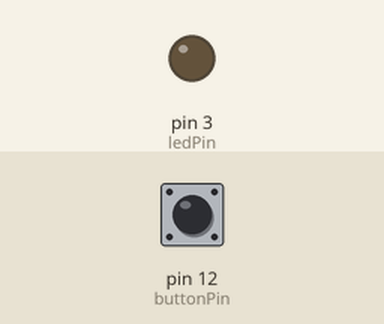
Simulated run of this sketch. Board: Arduino Uno, built with avr-gcc and run on an emulated ATmega328P. On the bench: output pins drawn as LEDs (lit = HIGH). The test bench sets the inputs (shaded band); at power-on: pin 12 (buttonPin) HIGH.

Above: at 1.2 s.
1.3 s: pin 12 (buttonPin) pulled LOW for 0.15 s
At 1.7 s:
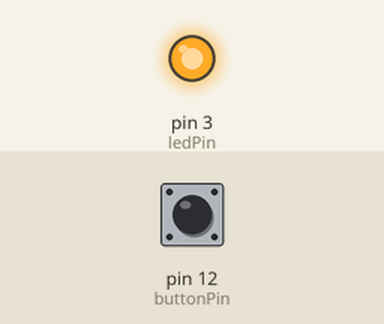
2.9 s: pin 12 (buttonPin) pulled LOW for 1 s
At 4.1 s:
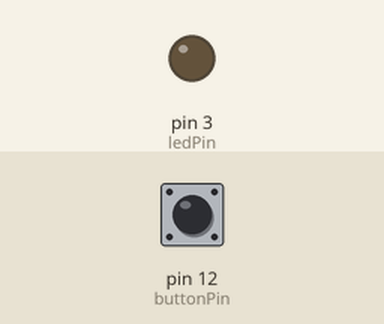
5.4 s: pin 12 (buttonPin) pulled LOW for 3.2 s
At 6.0 s:
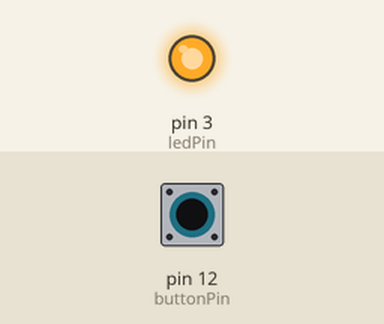
Timing chart, 0 to 8.4 s (numbered marks = the images above; inputs shaded):
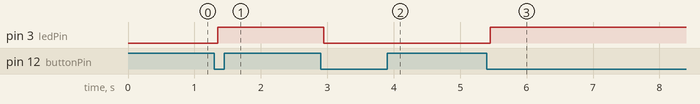

Measured:
- after the input at 1.3 s, pin 3 (ledPin): LOW → HIGH after 0.05 s
- after the input at 2.9 s, pin 3 (ledPin): HIGH → LOW after 0.05 s
- after the input at 5.4 s, pin 3 (ledPin): LOW → HIGH after 0.05 s

The sketch:

codigo01.ino
```cpp
const int buttonPin = 12;
const int ledPin = 3;

int lastButtonState = HIGH;
int buttonState;
int ledState = LOW;

unsigned long lastDebounceTime = 0;
unsigned long debounceDelay = 50;

void setup() {
  pinMode(buttonPin, INPUT_PULLUP);
  pinMode(ledPin, OUTPUT);
}

void loop() {
  int buttonRead = digitalRead(buttonPin);

  if (buttonRead != lastButtonState) {
    lastDebounceTime = millis();
  }

  if ((millis() - lastDebounceTime) > debounceDelay) {
    if (buttonRead != buttonState) {
      buttonState = buttonRead;

      if (buttonState == LOW) {
        ledState = !ledState;
        digitalWrite(ledPin, ledState);
      }
    }
  }

  lastButtonState = buttonRead;
}
```
